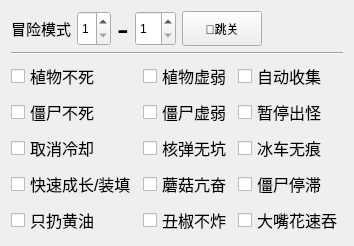
      <widget class="QWidget" name="tab_2">
       <attribute name="title">
        <string>辅助功能</string>
       </attribute>
       <layout class="QGridLayout" name="gridLayout_6">
        <item row="0" column="0">
         <layout class="QHBoxLayout" name="horizontalLayout">
          <item>
           <widget class="QLabel" name="label_11">
            <property name="minimumSize">
             <size>
              <width>0</width>
              <height>35</height>
             </size>
            </property>
            <property name="font">
             <font>
              <family>Arial</family>
              <pointsize>11</pointsize>
              <weight>50</weight>
              <bold>false</bold>
             </font>
            </property>
            <property name="text">
             <string>冒险模式</string>
            </property>
           </widget>
          </item>
          <item>
           <widget class="QSpinBox" name="spinBox">
            <property name="sizePolicy">
             <sizepolicy hsizetype="Fixed" vsizetype="Fixed">
              <horstretch>0</horstretch>
              <verstretch>0</verstretch>
             </sizepolicy>
            </property>
            <property name="minimumSize">
             <size>
              <width>0</width>
              <height>35</height>
             </size>
            </property>
            <property name="minimum">
             <number>1</number>
            </property>
            <property name="maximum">
             <number>5</number>
            </property>
           </widget>
          </item>
          <item>
           <widget class="QLabel" name="label_10">
            <property name="sizePolicy">
             <sizepolicy hsizetype="Fixed" vsizetype="Preferred">
              <horstretch>0</horstretch>
              <verstretch>0</verstretch>
             </sizepolicy>
            </property>
            <property name="minimumSize">
             <size>
              <width>0</width>
              <height>35</height>
             </size>
            </property>
            <property name="font">
             <font>
              <family>Arial</family>
              <pointsize>26</pointsize>
              <weight>50</weight>
              <bold>false</bold>
             </font>
            </property>
            <property name="text">
             <string>-</string>
            </property>
            <property name="alignment">
             <set>Qt::AlignCenter</set>
            </property>
            <property name="margin">
             <number>0</number>
            </property>
            <property name="indent">
             <number>-1</number>
            </property>
           </widget>
          </item>
          <item>
           <widget class="QSpinBox" name="spinBox_2">
            <property name="sizePolicy">
             <sizepolicy hsizetype="Fixed" vsizetype="Fixed">
              <horstretch>0</horstretch>
              <verstretch>0</verstretch>
             </sizepolicy>
            </property>
            <property name="minimumSize">
             <size>
              <width>0</width>
              <height>35</height>
             </size>
            </property>
            <property name="minimum">
             <number>1</number>
            </property>
            <property name="maximum">
             <number>10</number>
            </property>
           </widget>
          </item>
          <item>
           <widget class="QPushButton" name="pushButton_8">
            <property name="sizePolicy">
             <sizepolicy hsizetype="Fixed" vsizetype="Fixed">
              <horstretch>0</horstretch>
              <verstretch>0</verstretch>
             </sizepolicy>
            </property>
            <property name="minimumSize">
             <size>
              <width>0</width>
              <height>35</height>
             </size>
            </property>
            <property name="text">
             <string>🎏跳关</string>
            </property>
           </widget>
          </item>
          <item>
           <spacer name="horizontalSpacer_4">
            <property name="orientation">
             <enum>Qt::Horizontal</enum>
            </property>
            <property name="sizeHint" stdset="0">
             <size>
              <width>40</width>
              <height>20</height>
             </size>
            </property>
           </spacer>
          </item>
         </layout>
        </item>
        <item row="1" column="0">
         <widget class="Line" name="line_2">
          <property name="orientation">
           <enum>Qt::Horizontal</enum>
          </property>
         </widget>
        </item>
        <item row="2" column="0">
         <layout class="QGridLayout" name="gridLayout">
          <item row="2" column="1">
           <widget class="QCheckBox" name="checkBox_14">
            <property name="sizePolicy">
             <sizepolicy hsizetype="Minimum" vsizetype="Expanding">
              <horstretch>0</horstretch>
              <verstretch>0</verstretch>
             </sizepolicy>
            </property>
            <property name="font">
             <font>
              <family>Arial</family>
              <pointsize>12</pointsize>
              <weight>50</weight>
              <bold>false</bold>
             </font>
            </property>
            <property name="text">
             <string>核弹无坑</string>
            </property>
           </widget>
          </item>
          <item row="0" column="0">
           <widget class="QCheckBox" name="checkBox_13">
            <property name="sizePolicy">
             <sizepolicy hsizetype="Minimum" vsizetype="Expanding">
              <horstretch>0</horstretch>
              <verstretch>0</verstretch>
             </sizepolicy>
            </property>
            <property name="font">
             <font>
              <family>Arial</family>
              <pointsize>12</pointsize>
              <weight>50</weight>
              <bold>false</bold>
             </font>
            </property>
            <property name="whatsThis">
             <string/>
            </property>
            <property name="text">
             <string>植物不死</string>
            </property>
           </widget>
          </item>
          <item row="4" column="0">
           <widget class="QCheckBox" name="checkBox_28">
            <property name="sizePolicy">
             <sizepolicy hsizetype="Minimum" vsizetype="Expanding">
              <horstretch>0</horstretch>
              <verstretch>0</verstretch>
             </sizepolicy>
            </property>
            <property name="font">
             <font>
              <family>Arial</family>
              <pointsize>12</pointsize>
             </font>
            </property>
            <property name="toolTip">
             <string>黄油投手，你值得拥有</string>
            </property>
            <property name="text">
             <string>只扔黄油</string>
            </property>
           </widget>
          </item>
          <item row="3" column="2">
           <widget class="QCheckBox" name="checkBox_27">
            <property name="sizePolicy">
             <sizepolicy hsizetype="Minimum" vsizetype="Expanding">
              <horstretch>0</horstretch>
              <verstretch>0</verstretch>
             </sizepolicy>
            </property>
            <property name="font">
             <font>
              <family>Arial</family>
              <pointsize>12</pointsize>
             </font>
            </property>
            <property name="text">
             <string>僵尸停滞</string>
            </property>
           </widget>
          </item>
          <item row="3" column="0">
           <widget class="QCheckBox" name="checkBox_25">
            <property name="sizePolicy">
             <sizepolicy hsizetype="Minimum" vsizetype="Expanding">
              <horstretch>0</horstretch>
              <verstretch>0</verstretch>
             </sizepolicy>
            </property>
            <property name="font">
             <font>
              <family>Arial</family>
              <pointsize>12</pointsize>
             </font>
            </property>
            <property name="toolTip">
             <string>使土豆雷、阳光菇快速长大；墓碑吞噬者快速吞噬；玉米加农炮快速装填</string>
            </property>
            <property name="text">
             <string>快速成长/装填</string>
            </property>
           </widget>
          </item>
          <item row="1" column="1">
           <widget class="QCheckBox" name="checkBox_20">
            <property name="sizePolicy">
             <sizepolicy hsizetype="Minimum" vsizetype="Expanding">
              <horstretch>0</horstretch>
              <verstretch>0</verstretch>
             </sizepolicy>
            </property>
            <property name="font">
             <font>
              <family>Arial</family>
              <pointsize>12</pointsize>
              <weight>50</weight>
              <bold>false</bold>
             </font>
            </property>
            <property name="text">
             <string>僵尸虚弱</string>
            </property>
           </widget>
          </item>
          <item row="0" column="2">
           <widget class="QCheckBox" name="checkBox">
            <property name="sizePolicy">
             <sizepolicy hsizetype="Minimum" vsizetype="Expanding">
              <horstretch>0</horstretch>
              <verstretch>0</verstretch>
             </sizepolicy>
            </property>
            <property name="font">
             <font>
              <family>Arial</family>
              <pointsize>12</pointsize>
              <weight>50</weight>
              <bold>false</bold>
             </font>
            </property>
            <property name="text">
             <string>自动收集</string>
            </property>
           </widget>
          </item>
          <item row="0" column="1">
           <widget class="QCheckBox" name="checkBox_16">
            <property name="sizePolicy">
             <sizepolicy hsizetype="Minimum" vsizetype="Expanding">
              <horstretch>0</horstretch>
              <verstretch>0</verstretch>
             </sizepolicy>
            </property>
            <property name="font">
             <font>
              <family>Arial</family>
              <pointsize>12</pointsize>
              <weight>50</weight>
              <bold>false</bold>
             </font>
            </property>
            <property name="text">
             <string>植物虚弱</string>
            </property>
           </widget>
          </item>
          <item row="2" column="2">
           <widget class="QCheckBox" name="checkBox_15">
            <property name="sizePolicy">
             <sizepolicy hsizetype="Minimum" vsizetype="Expanding">
              <horstretch>0</horstretch>
              <verstretch>0</verstretch>
             </sizepolicy>
            </property>
            <property name="font">
             <font>
              <family>Arial</family>
              <pointsize>12</pointsize>
              <weight>50</weight>
              <bold>false</bold>
             </font>
            </property>
            <property name="text">
             <string>冰车无痕</string>
            </property>
           </widget>
          </item>
          <item row="3" column="1">
           <widget class="QCheckBox" name="checkBox_18">
            <property name="sizePolicy">
             <sizepolicy hsizetype="Minimum" vsizetype="Expanding">
              <horstretch>0</horstretch>
              <verstretch>0</verstretch>
             </sizepolicy>
            </property>
            <property name="font">
             <font>
              <family>Arial</family>
              <pointsize>12</pointsize>
              <weight>50</weight>
              <bold>false</bold>
             </font>
            </property>
            <property name="toolTip">
             <string>蘑菇白天不睡觉</string>
            </property>
            <property name="text">
             <string>蘑菇亢奋</string>
            </property>
           </widget>
          </item>
          <item row="2" column="0">
           <widget class="QCheckBox" name="checkBox_2">
            <property name="sizePolicy">
             <sizepolicy hsizetype="Minimum" vsizetype="Expanding">
              <horstretch>0</horstretch>
              <verstretch>0</verstretch>
             </sizepolicy>
            </property>
            <property name="font">
             <font>
              <family>Arial</family>
              <pointsize>12</pointsize>
              <weight>50</weight>
              <bold>false</bold>
             </font>
            </property>
            <property name="text">
             <string>取消冷却</string>
            </property>
           </widget>
          </item>
          <item row="4" column="1">
           <widget class="QCheckBox" name="checkBox_26">
            <property name="sizePolicy">
             <sizepolicy hsizetype="Minimum" vsizetype="Expanding">
              <horstretch>0</horstretch>
              <verstretch>0</verstretch>
             </sizepolicy>
            </property>
            <property name="font">
             <font>
              <family>Arial</family>
              <pointsize>12</pointsize>
             </font>
            </property>
            <property name="toolTip">
             <string>小丑僵尸、火爆辣椒僵尸不爆炸</string>
            </property>
            <property name="text">
             <string>丑椒不炸</string>
            </property>
           </widget>
          </item>
          <item row="1" column="2">
           <widget class="QCheckBox" name="checkBox_24">
            <property name="sizePolicy">
             <sizepolicy hsizetype="Minimum" vsizetype="Expanding">
              <horstretch>0</horstretch>
              <verstretch>0</verstretch>
             </sizepolicy>
            </property>
            <property name="font">
             <font>
              <family>Arial</family>
              <pointsize>12</pointsize>
             </font>
            </property>
            <property name="text">
             <string>暂停出怪</string>
            </property>
           </widget>
          </item>
          <item row="1" column="0">
           <widget class="QCheckBox" name="checkBox_19">
            <property name="sizePolicy">
             <sizepolicy hsizetype="Minimum" vsizetype="Expanding">
              <horstretch>0</horstretch>
              <verstretch>0</verstretch>
             </sizepolicy>
            </property>
            <property name="font">
             <font>
              <family>Arial</family>
              <pointsize>12</pointsize>
              <weight>50</weight>
              <bold>false</bold>
             </font>
            </property>
            <property name="text">
             <string>僵尸不死</string>
            </property>
           </widget>
          </item>
          <item row="4" column="2">
           <widget class="QCheckBox" name="checkBox_23">
            <property name="sizePolicy">
             <sizepolicy hsizetype="Minimum" vsizetype="Expanding">
              <horstretch>0</horstretch>
              <verstretch>0</verstretch>
             </sizepolicy>
            </property>
            <property name="font">
             <font>
              <family>Arial</family>
              <pointsize>12</pointsize>
              <weight>50</weight>
              <bold>false</bold>
             </font>
            </property>
            <property name="text">
             <string>大嘴花速吞</string>
            </property>
           </widget>
          </item>
         </layout>
        </item>
       </layout>
      </widget>
